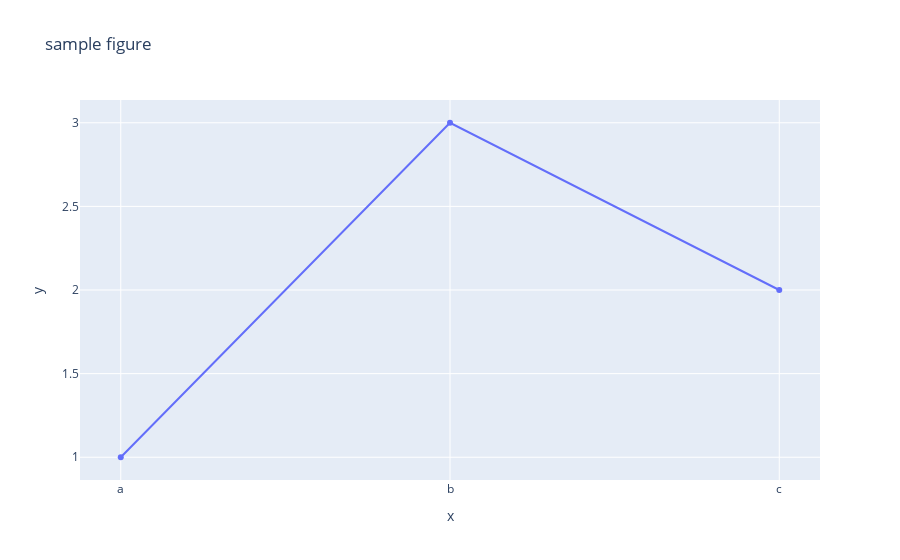

Notebook code cell kept with this figure:
### Code cell
import plotly.graph_objects as go

fig = go.Figure()

fig.add_trace(go.Scatter(x=["a","b","c"], y=[1,3,2]))
fig.update_layout(title = "sample figure")
fig.update_xaxes(title_text = 'x')
fig.update_yaxes(title_text = 'y')

print(fig)
fig.show()

### Figure 1 — Plotly figure (JSON) as saved in the notebook; plotly's stock layout.template omitted (floating-point values rounded to 4 significant figures)
{"data": [{"type": "scatter", "x": ["a", "b", "c"], "y": [1, 3, 2]}], "layout": {"title": {"text": "sample figure"}, "xaxis": {"title": {"text": "x"}}, "yaxis": {"title": {"text": "y"}}}}
